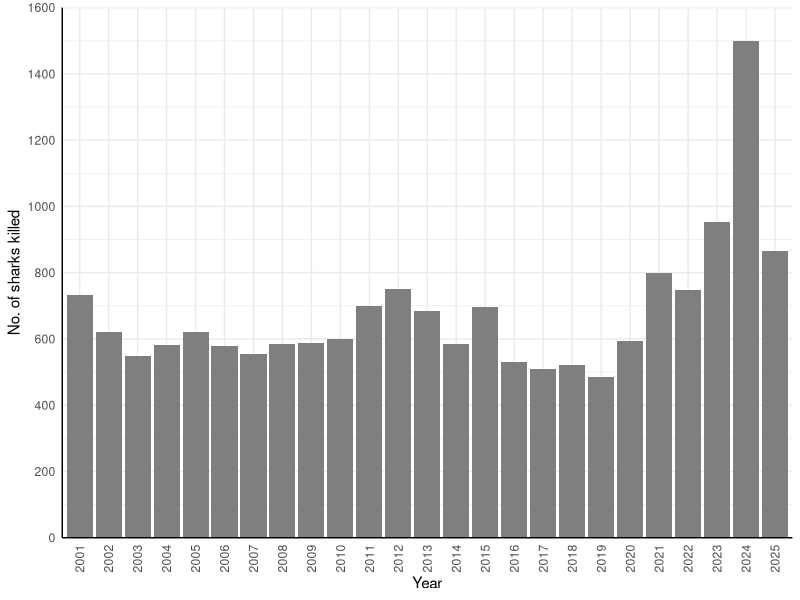
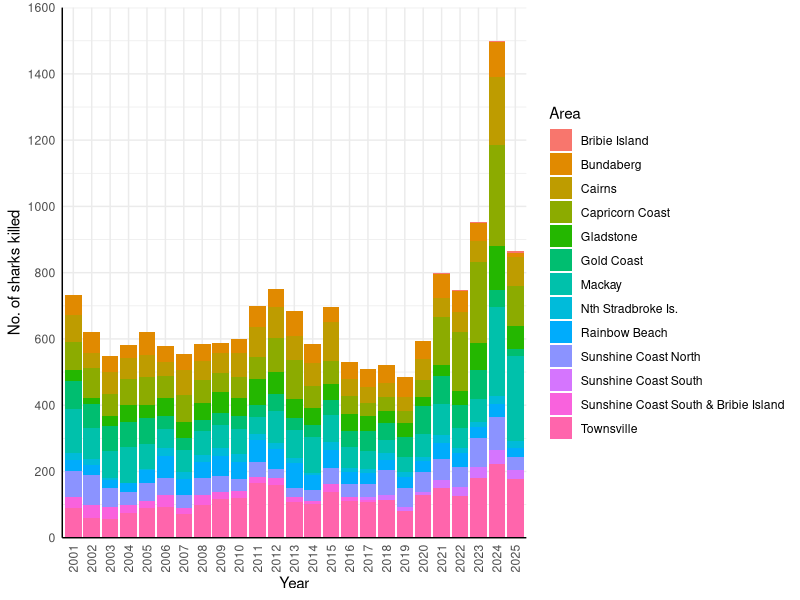

These charts were generated, in order, by the following R code:
## ---- chunk 1
knitr::opts_chunk$set(echo = TRUE)
## ---- chunk 2
library(tidyverse)
## ---- chunk 3


# Import the SharkControl dataset from the 'data' folder within my project
Shark <- read_csv("../data/Shark_Control_Program.csv")

# Preview the data
head(Shark)


# Create a data frame with the "Grand Total" row
df <- data.frame(
  Year  = 2001:2025,
  Total = c(733, 621, 550, 581, 620,
            579, 555, 585, 588, 599,
            700, 751, 685, 585, 695,
            530, 509, 522, 485, 594,
            798, 749, 953, 1498, 864)
)

# Create the bar chart:
ggplot(df, aes(x = factor(Year), y = Total)) +
  geom_col(fill = "grey50") +  # Greyscale fill for bars
  labs(
    x = "Year",
    y = "No. of sharks killed"  # Updated y-axis label; no title
  ) +
  scale_y_continuous(
    breaks = seq(0, 1600, by = 200),  # Tick marks every 200 up to 1600
    limits = c(0, 1600),
    expand = c(0, 0)  # Remove extra space below 0 so the x-axis line touches the bars
  ) +
  theme_minimal() +
  theme(
    axis.line.x = element_line(color = "black"),  # Black x-axis line
    axis.line.y = element_line(color = "black"),  # Black y-axis line
    axis.text.x = element_text(angle = 90, vjust = 0.5, hjust = 1)  # Rotate x-axis labels
  )

## ---- chunk 4

# Preview the data (optional)
head(Shark)

# Exclude the "Grand Total" row to avoid double counting in the stacked bar chart
Shark <- Shark %>% 
  filter(Area != "Grand Total")

# Reshape the data from wide to long format.
# This creates three columns: Area, Year, and SharksKilled.
Shark_long <- Shark %>%
  pivot_longer(
    cols = -Area,
    names_to = "Year",
    values_to = "SharksKilled"
  )

# Ensure that "Year" is ordered correctly. Convert Year to a factor with levels 2001 to 2025.
Shark_long <- Shark_long %>%
  mutate(Year = factor(Year, levels = as.character(2001:2025)))

# Create the stacked bar chart
ggplot(Shark_long, aes(x = Year, y = SharksKilled, fill = Area)) +
  geom_col() +
  labs(
    x = "Year",
    y = "No. of sharks killed"
  ) +
  scale_y_continuous(
    breaks = seq(0, 1600, by = 200),  # Set tick marks every 200, up to 1600
    limits = c(0, 1600),
    expand = c(0, 0)                 # Remove extra space below 0 so that the x-axis is flush with the bars
  ) +
  theme_minimal() +
  theme(
    # Rotate the x-axis labels to be vertical
    axis.text.x = element_text(angle = 90, vjust = 0.5, hjust = 1),
    # Add solid black lines for both the x and y axes
    axis.line.x = element_line(color = "black"),
    axis.line.y = element_line(color = "black")
  )

